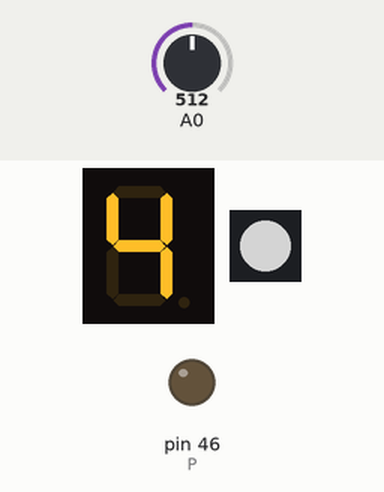
Simulated run of this sketch. Board: Arduino Mega 2560, built with avr-gcc and run on an emulated ATmega2560. On the bench: 1-digit seven-segment display, 1 RGB LEDs in strip order, left to right, output pins drawn as LEDs (lit = HIGH). Wiring (inferred from the names in the program): 1-digit 7-segment display, segments lit when HIGH: segments pin 53, pin 52, pin 47, pin 48, pin 49, pin 51, pin 50. The test bench sets the inputs (shaded band); at power-on: A0 = 512. Dim RGB values are drawn brighter than linear; the segment pins are drawn as the display they are named for; pins used as bus, display or sensor lines are not drawn.

Above: at 1.2 s.
1.3 s: A0 set to 5
At 1.9 s:
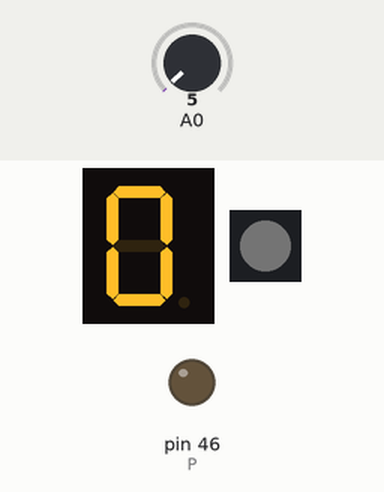
2.8 s: A0 set to 2
At 3.5 s:
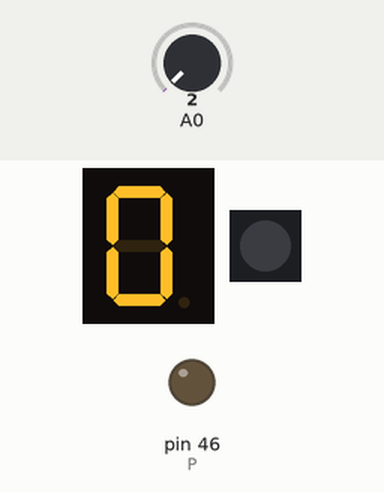
4.3 s: A0 set to 122
At 5.2 s:
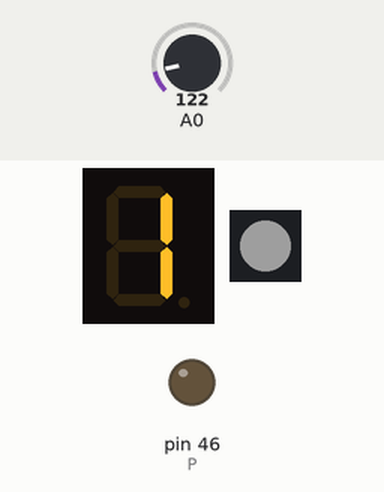
5.8 s: A0 set to 0
At 6.9 s:
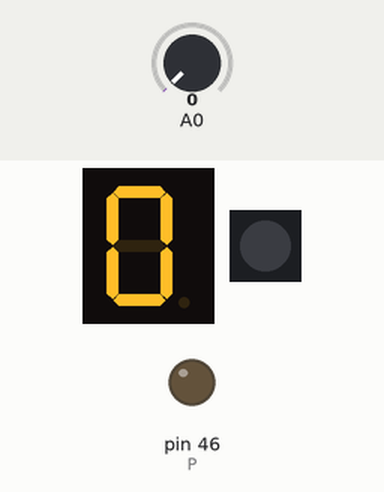
Timing chart, 0 to 8.4 s (numbered marks = the images above; inputs shaded):
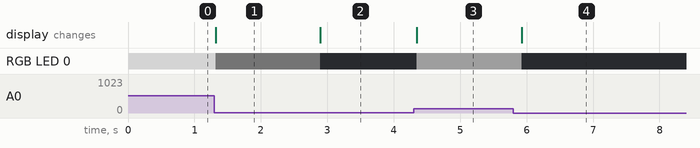

Measured:
- the behaviour switches between 4 and 3 on A0 (found by bisection; images 1 and 2)
- after the input at 1.3 s, RGB LED 0: RGB(128, 128, 128) → RGB(1, 1, 1) at once; the display: changes at once (image 1)
- after the input at 2.8 s, RGB LED 0: RGB(1, 1, 1) → off after 0.10 s
- after the input at 4.3 s, RGB LED 0: off → RGB(30, 30, 30) after 0.05 s; the display: changes after 0.05 s (image 3)
- after the input at 5.8 s, RGB LED 0: RGB(30, 30, 30) → off after 0.13 s; the display: changes after 0.13 s (image 4)

The sketch:

neopix_7seg.ino
```cpp
#include <Adafruit_NeoPixel.h>
#define PIN 43
#define NUMPIXELS 1
//pin defs for 7 segment display
#define G 50
#define F 51
#define A 53
#define B 52
#define E 49
#define D 48
#define C 47
#define P 46

// Neopixel init
Adafruit_NeoPixel pixels(NUMPIXELS, PIN, NEO_GRB + NEO_KHZ800);

void setup() {
  pixels.begin();
  pinMode(G, OUTPUT);
  pinMode(F, OUTPUT);
  pinMode(A, OUTPUT);
  pinMode(B, OUTPUT);
  pinMode(E, OUTPUT);
  pinMode(D, OUTPUT);
  pinMode(C, OUTPUT);
  pinMode(P, OUTPUT);
}

void loop() {

  uint32_t sensorValue = analogRead(A0);
  uint8_t brightness = sensorValue / 4;
  pixels.setPixelColor(0, pixels.Color(brightness, brightness, brightness));
  pixels.show();

  for (uint32_t i = 1; i <= 100000; i++){
    if (i == 1){
      show_segment(brightness/26);
    }
  }
}

void show_segment(uint8_t num) {
  uint8_t arr_0[8] = {0,1,1,1,1,1,1,0};
  uint8_t arr_1[8] = {0,0,0,1,0,0,1,0};
  uint8_t arr_2[8] = {1,0,1,1,1,1,0,0};
  uint8_t arr_3[8] = {1,0,1,1,0,1,1,0};
  uint8_t arr_4[8] = {1,1,0,1,0,0,1,0};
  uint8_t arr_5[8] = {1,1,1,0,0,1,1,0};
  uint8_t arr_6[8] = {1,1,1,0,1,1,1,0};
  uint8_t arr_7[8] = {0,0,1,1,0,0,1,0};
  uint8_t arr_8[8] = {1,1,1,1,1,1,1,0};
  uint8_t arr_9[8] = {1,1,1,1,0,0,1,0};
  uint8_t arr_empt[8] = {0,0,0,0,0,0,0,1};

  uint8_t segPins[8] = {50, 51, 53, 52, 49, 48, 47, 46};
  uint8_t* arr;

  switch(num) {
   case 0 :  arr = arr_0; break;
   case 1 :  arr = arr_1; break;
   case 2 :  arr = arr_2; break;
   case 3 :  arr = arr_3; break;
   case 4 :  arr = arr_4; break;
   case 5 :  arr = arr_5; break;
   case 6 :  arr = arr_6; break;
   case 7 :  arr = arr_7; break;
   case 8 :  arr = arr_8; break;
   case 9 :  arr = arr_9; break;
   default :  arr = arr_empt;
   }
  for(uint8_t i = 0; i <=7; i++){
    if (arr[i] == 1){
      digitalWrite(segPins[i], HIGH);
      }
    else
      digitalWrite(segPins[i], LOW);
  }

}
```

4_layer_small_demo.c
```cpp
/*
 *  4LayerDemoSmall.c
 *
 *  Created: 10/22/2020 2:40:04 PM
 *  Author : Md Raz
 *
 *  Very quick and dirty c application to run on an 8-bit AVR and cycle between
 *  turning on four LEDs on four different GPIOs using direct port manipultion.
 *
 */

#define F_CPU 8000000 UL#include <avr/io.h>

#include <util/delay.h>

int main(void) {

  DDRB = (1 << 3) | (1 << 4) | (1 << 2) | (1 << 1); // set Pins connected to LEDs as outputs
  PINB &= 0x00; // initialize outputs as all LOW

  while (1) {

    PORTB |= (1 << 3);
    _delay_ms(300);
    PORTB &= ~(1 << 3);
    PORTB |= (1 << 4);
    _delay_ms(300);
    PORTB &= ~(1 << 4);
    PORTB |= (1 << 1);
    _delay_ms(300);
    PORTB &= ~(1 << 1);
    PORTB |= (1 << 2);
    _delay_ms(300);
    PORTB &= ~(1 << 2);
  }
}
```
